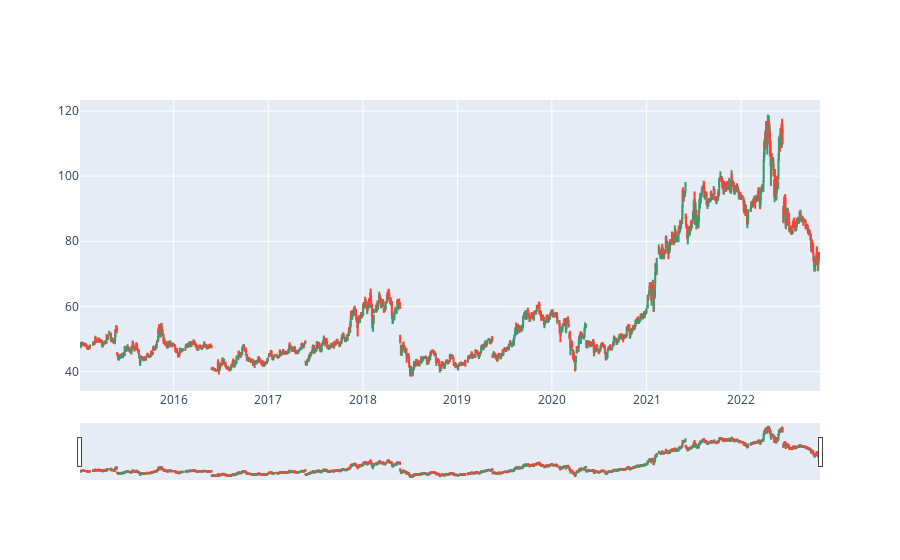

Here is the notebook cell this chart was saved with:
### Code cell
fpt = pd.read_csv('FPT.csv') 
clean_data(fpt)
plot(fpt, "2015-01-01")

### Figure 1 — Plotly figure (JSON) as saved in the notebook; plotly's stock layout.template omitted (floating-point values rounded to 4 significant figures; data arrays with more than 128 entries replaced by an {"elided": "..."} marker saying what was removed)
{"data": [{"close": {"elided": "1954 float values"}, "high": {"elided": "1954 float values"}, "low": {"elided": "1954 float values"}, "open": {"elided": "1954 float values"}, "type": "candlestick", "x": {"elided": "1954 str values"}}], "layout": {}}
